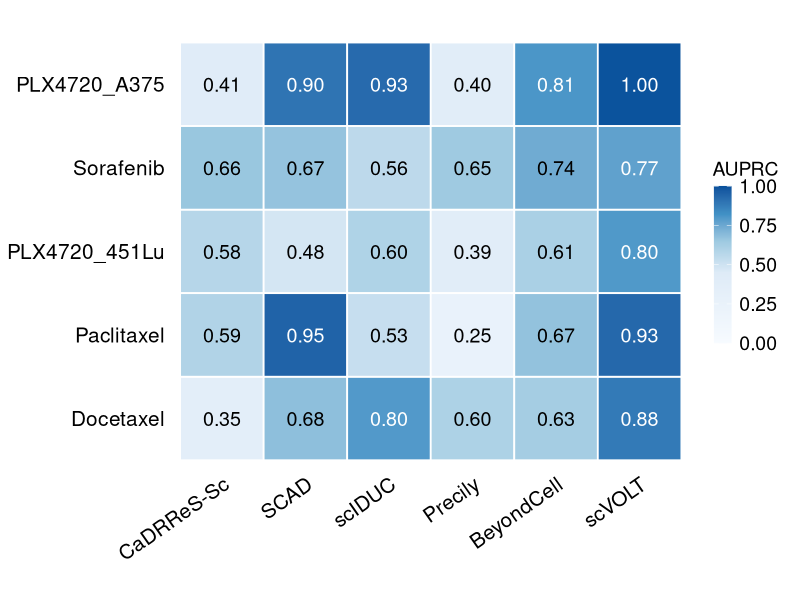
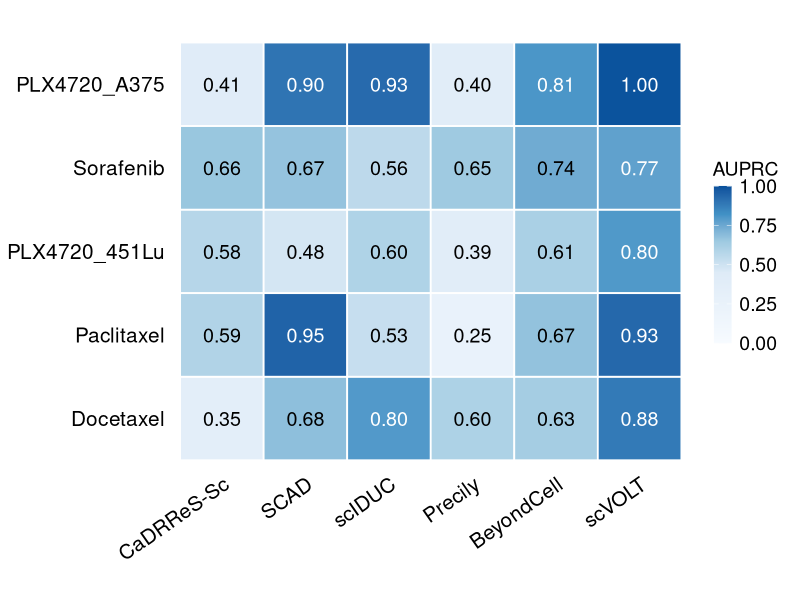

R code for these plots, in order:
# R 4.3.3
# Figure: AUPRC heatmap across methods and drugs

required_packages <- c("ggplot2", "grid")
for (pkg in required_packages) {
  if (!requireNamespace(pkg, quietly = TRUE)) {
    stop(sprintf("Package '%s' is required. Please install it first.", pkg), call. = FALSE)
  }
}

library(ggplot2)
library(grid)

dir.create("figures", showWarnings = FALSE)

df <- data.frame(
  Drug = rep(c("PLX4720_A375", "PLX4720_451Lu", "Sorafenib", "Docetaxel", "Paclitaxel"), each = 6),
  Method = rep(c("CaDRReS-Sc", "SCAD", "scIDUC", "Precily", "BeyondCell", "scVOLT"), times = 5),
  Value = c(
    # PLX4720_A375
    0.4125, 0.9012, 0.9287, 0.4031, 0.8067, 0.9956,
    # PLX4720_451Lu
    0.5763, 0.4822, 0.5975, 0.3945, 0.6145, 0.7991,
    # Sorafenib
    0.6600, 0.6695, 0.5557, 0.6483, 0.7425, 0.7733,
    # Docetaxel
    0.3527, 0.6833, 0.7969, 0.6029, 0.6287, 0.8835,
    # Paclitaxel
    0.5925, 0.9496, 0.5259, 0.2452, 0.6733, 0.9336
  )
)

# Drug order from top to bottom in the heatmap.
df$Drug <- factor(
  df$Drug,
  levels = rev(c("PLX4720_A375", "Sorafenib", "PLX4720_451Lu", "Paclitaxel", "Docetaxel"))
)

# Method order from left to right.
df$Method <- factor(
  df$Method,
  levels = c("CaDRReS-Sc", "SCAD", "scIDUC", "Precily", "BeyondCell", "scVOLT")
)

p <- ggplot(df, aes(x = Method, y = Drug, fill = Value)) +
  geom_tile(color = "white", linewidth = 0.6) +
  geom_text(
    aes(
      label = sprintf("%.2f", Value),
      color = Value > 0.75
    ),
    size = 5
  ) +
  scale_color_manual(
    values = c("black", "white"),
    guide = "none"
  ) +
  scale_fill_gradientn(
    colours = c(
      "#F7FBFF",
      "#DEEBF7",
      "#9ECAE1",
      "#4292C6",
      "#08519C"
    ),
    values = c(0, 0.45, 0.65, 0.82, 1),
    limits = c(0, 1),
    breaks = c(0, 0.25, 0.5, 0.75, 1.0),
    name = "AUPRC"
  ) +
  guides(
    fill = guide_colorbar(
      title.position = "top",
      title.hjust = 0.5
    )
  ) +
  coord_fixed() +
  labs(x = NULL, y = NULL) +
  theme_minimal() +
  theme(
    panel.grid = element_blank(),
    axis.text.x = element_text(
      size = 15,
      color = "black",
      angle = 35,
      hjust = 1,
      vjust = 1
    ),
    axis.text.y = element_text(
      size = 15,
      color = "black"
    ),
    axis.ticks = element_blank(),
    legend.title = element_text(size = 14),
    legend.text = element_text(size = 14),
    legend.title.align = 0.5,
    legend.key.height = unit(0.8, "cm"),
    legend.key.width = unit(0.45, "cm"),
    plot.margin = margin(5, 10, 5, 5)
  )

print(p)
ggsave("figures/auprc_heatmap.pdf", plot = p, width = 6, height = 4)
